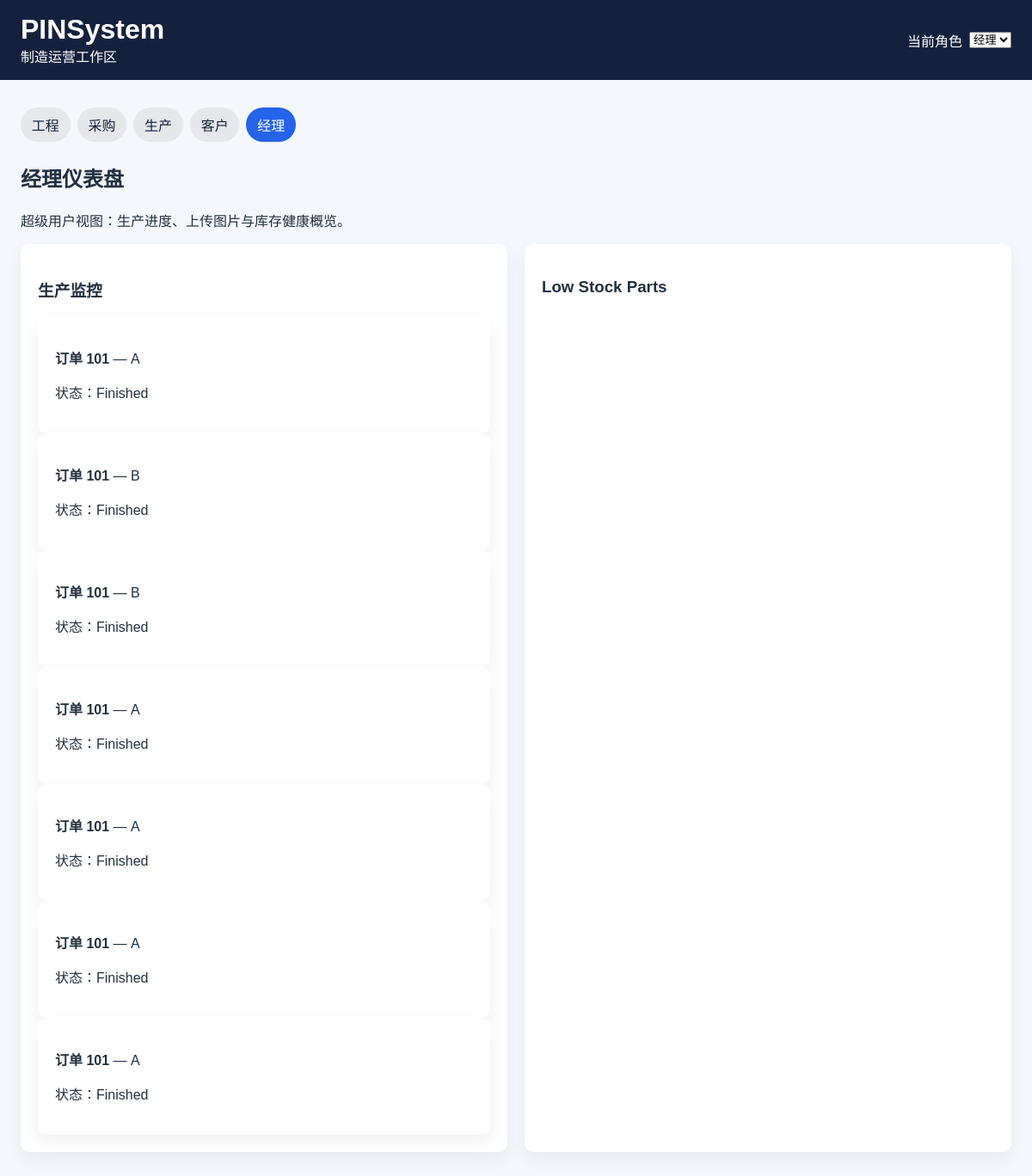
The app's page /?role=Manager with its own data.
### tables this page shows
CREATE TABLE production_progress (
            id INTEGER PRIMARY KEY AUTOINCREMENT,
            product_id INTEGER NOT NULL,
            component TEXT NOT NULL,
            status TEXT NOT NULL DEFAULT 'Pending',
            photo_path TEXT,
            created_at TEXT NOT NULL DEFAULT CURRENT_TIMESTAMP,
            FOREIGN KEY (product_id) REFERENCES product(product_id)
        );

### app/main.py (the view)
@app.get("/")
def index(request: Request):
    role = get_role(request)
    connection = get_db()
    try:
        if role == "Engineer":
            context = build_engineer_context(connection)
            return templates.TemplateResponse(
                "engineer.html",
                {"request": request, "role": role, "roles": ROLES, **context},
            )
        if role == "Purchaser":
            selected_product_id = request.query_params.get("product_id")
            selected_product_id = int(selected_product_id) if selected_product_id else None
            context = build_purchaser_context(connection, selected_product_id=selected_product_id)
            return templates.TemplateResponse(
                "purchaser.html",
                {"request": request, "role": role, "roles": ROLES, **context},
            )
        if role == "Production":
            selected_product_id = request.query_params.get("product_id")
            selected_product_id = int(selected_product_id) if selected_product_id else None
            orders = connection.execute(
                "SELECT co.product_id, co.customer_id, co.order_date, p.name AS product_name FROM current_order co JOIN product p ON p.product_id = co.product_id ORDER BY co.order_date DESC"
            ).fetchall()
            selected_order = None
            component_groups = []
            if selected_product_id is not None:
                selected_order = connection.execute(
                    "SELECT co.product_id, p.name AS product_name, co.customer_id, co.order_date FROM current_order co JOIN product p ON p.product_id = co.product_id WHERE co.product_id = ?",
                    (selected_product_id,),
                ).fetchone()
                if selected_order is not None:
                    order_date = selected_order["order_date"]
                    grouped_rows = connection.execute(
                        "SELECT pp.component, pp.quantity, pp.part_id, p.name AS part_name, p.stock FROM product_part pp JOIN part p ON p.part_id = pp.part_id WHERE pp.product_id = ? AND ? BETWEEN pp.effective_from AND pp.effective_to ORDER BY pp.component, pp.part_id",
                        (selected_product_id, order_date),
                    ).fetchall()
                    grouped = {}
                    for row in grouped_rows:
                        grouped.setdefault(row["component"], []).append({
                            "part_id": row["part_id"],
                            "part_name": row["part_name"],
                            "quantity": row["quantity"],
                            "stock": row["stock"],
                        })
                    component_groups = [{"component": key, "items": value} for key, value in grouped.items()]
            return templates.TemplateResponse(
                "production.html",
                {
                    "request": request,
                    "role": role,
                    "roles": ROLES,
                    "orders": orders,
                    "selected_order": selected_order,
                    "component_groups": component_groups,
                },
            )
        if role == "Client":
            products = connection.execute("SELECT * FROM product ORDER BY product_id").fetchall()
            return templates.TemplateResponse(
                "client.html",
                {"request": request, "role": role, "roles": ROLES, "products": products},
            )
        if role == "Manager":
            progress_entries = connection.execute(
                "SELECT * FROM production_progress ORDER BY created_at DESC"
            ).fetchall()
            low_stock_parts = connection.execute(
                "SELECT * FROM part WHERE stock <= 10 ORDER BY stock ASC"
            ).fetchall()
            return templates.TemplateResponse(
                "manager.html",
                {
                    "request": request,
                    "role": role,
                    "roles": ROLES,
                    "progress_entries": progress_entries,
                    "low_stock_parts": low_stock_parts,
                },
            )
        counts = get_counts(connection)
        return templates.TemplateResponse(
            "index.html",
            {"request": request, "role": role, "roles": ROLES, "counts": counts},
        )
    finally:
        connection.close()

### app/templates/manager.html (shortened to what this page needs)
{% extends "base.html" %}
{% block content %}
<section class="hero">
  <h2>经理仪表盘</h2>
  <p>超级用户视图：生产进度、上传图片与库存健康概览。</p>
</section>
<section class="grid two-col">
  <div class="panel">
    <h3>生产监控</h3>
    {% for entry in progress_entries %}
    <div class="sourcing-card">
      <p><strong>订单 {{ entry.product_id }}</strong> — {{ entry.component }}</p>
      <p>状态：{{ entry.status }}</p>
    </div>
    {% else %}
    <p>尚无生产进度记录。</p>
    {% endfor %}
  </div>
  <div class="panel">
    <h3>Low Stock Parts</h3>
  </div>
</section>
{% endblock %}

### app/static/styles.css (style rules this page uses)
body { font-family: Arial, sans-serif; margin: 0; background: #f4f7fb; color: #213041; }
.hero { margin-bottom: 1rem; }
.cards article, .panel, .sourcing-card { background: white; border-radius: 10px; padding: 1.25rem; box-shadow: 0 8px 20px rgba(0, 0, 0, 0.06); }
.grid { display: grid; gap: 1.25rem; }
.two-col { grid-template-columns: repeat(auto-fit, minmax(320px, 1fr)); margin-bottom: 1.25rem; }

### records on screen
production_progress: product_id "101", component "A", status "Finished"
production_progress: product_id "101", component "B", status "Finished"
production_progress: product_id "101", component "B", status "Finished"
production_progress: product_id "101", component "A", status "Finished"
production_progress: product_id "101", component "A", status "Finished"
production_progress: product_id "101", component "A", status "Finished"
production_progress: product_id "101", component "A", status "Finished"

### other values on screen
{{ role_map[role_option] }} "工程" "采购" "生产" "客户" "经理"
form field role "经理"
